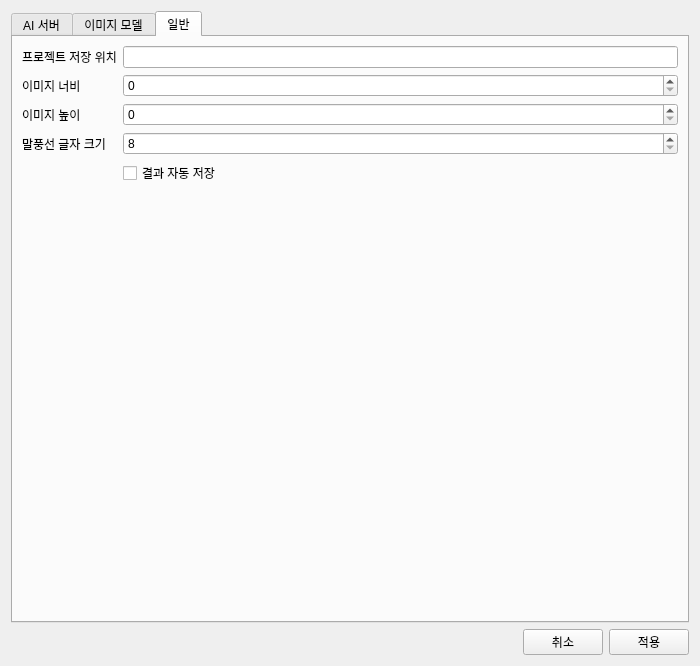
<?xml version="1.0" encoding="UTF-8"?>
<ui version="4.0">
 <class>SettingsWindow</class>
 <widget class="QDialog" name="SettingsWindow">
  <property name="geometry">
   <rect>
    <x>0</x>
    <y>0</y>
    <width>700</width>
    <height>666</height>
   </rect>
  </property>
  <property name="minimumSize">
   <size>
    <width>700</width>
    <height>620</height>
   </size>
  </property>
  <property name="windowTitle">
   <string>4cut Studio - 설정</string>
  </property>
  <layout class="QVBoxLayout" name="verticalLayout">
   <item>
    <widget class="QTabWidget" name="tabs">
     <property name="currentIndex">
      <number>2</number>
     </property>
     <widget class="QWidget" name="aiServerTab">
      <attribute name="title">
       <string>AI 서버</string>
      </attribute>
      <layout class="QVBoxLayout" name="aiServerLayout">
       <item>
        <widget class="QGroupBox" name="lmGroup">
         <property name="title">
          <string>LM Studio · 이야기/대사 생성</string>
         </property>
         <layout class="QFormLayout" name="lmForm">
          <item row="0" column="0">
           <widget class="QLabel" name="lmHostLabel">
            <property name="text">
             <string>서버 주소</string>
            </property>
           </widget>
          </item>
          <item row="0" column="1">
           <widget class="QLineEdit" name="lmHostEdit"/>
          </item>
          <item row="1" column="0">
           <widget class="QLabel" name="lmPortLabel">
            <property name="text">
             <string>포트</string>
            </property>
           </widget>
          </item>
          <item row="1" column="1">
           <widget class="QSpinBox" name="lmPortSpin">
            <property name="maximum">
             <number>65535</number>
            </property>
           </widget>
          </item>
          <item row="2" column="0">
           <widget class="QLabel" name="lmApiLabel">
            <property name="text">
             <string>API 경로</string>
            </property>
           </widget>
          </item>
          <item row="2" column="1">
           <widget class="QLineEdit" name="lmApiEdit"/>
          </item>
          <item row="3" column="0">
           <widget class="QLabel" name="lmModelLabel">
            <property name="text">
             <string>모델</string>
            </property>
           </widget>
          </item>
          <item row="3" column="1">
           <widget class="QComboBox" name="lmModelCombo">
            <property name="editable">
             <bool>true</bool>
            </property>
           </widget>
          </item>
          <item row="4" column="1">
           <widget class="QPushButton" name="lmTestButton">
            <property name="text">
             <string>연결 테스트</string>
            </property>
           </widget>
          </item>
          <item row="5" column="1">
           <widget class="QLabel" name="lmStatusLabel">
            <property name="text">
             <string>상태: 테스트 전</string>
            </property>
           </widget>
          </item>
         </layout>
        </widget>
       </item>
       <item>
        <widget class="QFrame" name="serverDivider">
         <property name="frameShape">
          <enum>QFrame::Shape::HLine</enum>
         </property>
         <property name="frameShadow">
          <enum>QFrame::Shadow::Sunken</enum>
         </property>
        </widget>
       </item>
       <item>
        <widget class="QGroupBox" name="comfyGroup">
         <property name="title">
          <string>ComfyUI · 이미지 생성</string>
         </property>
         <layout class="QFormLayout" name="comfyForm">
          <item row="0" column="0">
           <widget class="QLabel" name="comfyHostLabel">
            <property name="text">
             <string>서버 주소</string>
            </property>
           </widget>
          </item>
          <item row="0" column="1">
           <widget class="QLineEdit" name="comfyHostEdit"/>
          </item>
          <item row="1" column="0">
           <widget class="QLabel" name="comfyPortLabel">
            <property name="text">
             <string>포트</string>
            </property>
           </widget>
          </item>
          <item row="1" column="1">
           <widget class="QSpinBox" name="comfyPortSpin">
            <property name="maximum">
             <number>65535</number>
            </property>
           </widget>
          </item>
          <item row="2" column="0">
           <widget class="QLabel" name="comfyWorkflowLabel">
            <property name="text">
             <string>기본 Workflow</string>
            </property>
           </widget>
          </item>
          <item row="2" column="1">
           <layout class="QHBoxLayout" name="workflowLayout">
            <item>
             <widget class="QLineEdit" name="comfyWorkflowEdit"/>
            </item>
            <item>
             <widget class="QPushButton" name="browseWorkflowButton">
              <property name="text">
               <string>찾아보기</string>
              </property>
             </widget>
            </item>
           </layout>
          </item>
          <item row="3" column="1">
           <widget class="QPushButton" name="comfyTestButton">
            <property name="text">
             <string>연결 테스트</string>
            </property>
           </widget>
          </item>
          <item row="4" column="1">
           <widget class="QLabel" name="comfyStatusLabel">
            <property name="text">
             <string>상태: 테스트 전</string>
            </property>
           </widget>
          </item>
         </layout>
        </widget>
       </item>
       <item>
        <spacer name="serverSpacer">
         <property name="orientation">
          <enum>Qt::Orientation::Vertical</enum>
         </property>
         <property name="sizeType">
          <enum>QSizePolicy::Policy::Expanding</enum>
         </property>
         <property name="sizeHint" stdset="0">
          <size>
           <width>0</width>
           <height>0</height>
          </size>
         </property>
        </spacer>
       </item>
      </layout>
     </widget>
     <widget class="QWidget" name="imageModelTab">
      <attribute name="title">
       <string>이미지 모델</string>
      </attribute>
      <layout class="QHBoxLayout" name="imageModelMainLayout">
       <item>
        <layout class="QVBoxLayout" name="imageModelListLayout">
         <item>
          <widget class="QLabel" name="imageModelListLabel">
           <property name="text">
            <string>등록된 이미지 모델</string>
           </property>
          </widget>
         </item>
         <item>
          <widget class="QListWidget" name="imageModelList"/>
         </item>
         <item>
          <layout class="QHBoxLayout" name="imageModelButtonLayout">
           <item>
            <widget class="QPushButton" name="addImageModelButton">
             <property name="text">
              <string>+ 추가</string>
             </property>
            </widget>
           </item>
           <item>
            <widget class="QPushButton" name="removeImageModelButton">
             <property name="text">
              <string>삭제</string>
             </property>
            </widget>
           </item>
          </layout>
         </item>
        </layout>
       </item>
       <item>
        <layout class="QFormLayout" name="imageModelForm">
         <item row="0" column="0">
          <widget class="QLabel" name="label">
           <property name="text">
            <string>모델 이름</string>
           </property>
          </widget>
         </item>
         <item row="0" column="1">
          <widget class="QLineEdit" name="imageModelNameEdit"/>
         </item>
         <item row="1" column="0">
          <widget class="QLabel" name="label">
           <property name="text">
            <string>모델 파일</string>
           </property>
          </widget>
         </item>
         <item row="1" column="1">
          <layout class="QHBoxLayout" name="imageModelFileLayout">
           <item>
            <widget class="QLineEdit" name="imageModelFileEdit"/>
           </item>
           <item>
            <widget class="QPushButton" name="browseImageModelButton">
             <property name="text">
              <string>찾아보기</string>
             </property>
            </widget>
           </item>
          </layout>
         </item>
         <item row="2" column="0">
          <widget class="QLabel" name="label">
           <property name="text">
            <string>Workflow</string>
           </property>
          </widget>
         </item>
         <item row="2" column="1">
          <layout class="QHBoxLayout" name="imageModelWorkflowLayout">
           <item>
            <widget class="QLineEdit" name="imageModelWorkflowEdit"/>
           </item>
           <item>
            <widget class="QPushButton" name="browseImageModelWorkflowButton">
             <property name="text">
              <string>찾아보기</string>
             </property>
            </widget>
           </item>
          </layout>
         </item>
         <item row="3" column="0">
          <widget class="QLabel" name="label">
           <property name="text">
            <string>너비</string>
           </property>
          </widget>
         </item>
         <item row="3" column="1">
          <widget class="QSpinBox" name="imageModelWidthSpin">
           <property name="minimum">
            <number>64</number>
           </property>
           <property name="maximum">
            <number>4096</number>
           </property>
          </widget>
         </item>
         <item row="4" column="0">
          <widget class="QLabel" name="label">
           <property name="text">
            <string>높이</string>
           </property>
          </widget>
         </item>
         <item row="4" column="1">
          <widget class="QSpinBox" name="imageModelHeightSpin">
           <property name="minimum">
            <number>64</number>
           </property>
           <property name="maximum">
            <number>4096</number>
           </property>
          </widget>
         </item>
         <item row="5" column="0">
          <widget class="QLabel" name="label">
           <property name="text">
            <string>Steps</string>
           </property>
          </widget>
         </item>
         <item row="5" column="1">
          <widget class="QSpinBox" name="imageModelStepsSpin">
           <property name="minimum">
            <number>1</number>
           </property>
           <property name="maximum">
            <number>200</number>
           </property>
          </widget>
         </item>
         <item row="6" column="0">
          <widget class="QLabel" name="label">
           <property name="text">
            <string>CFG</string>
           </property>
          </widget>
         </item>
         <item row="6" column="1">
          <widget class="QDoubleSpinBox" name="imageModelCfgSpin">
           <property name="decimals">
            <number>2</number>
           </property>
           <property name="maximum">
            <double>30.000000000000000</double>
           </property>
           <property name="singleStep">
            <double>0.500000000000000</double>
           </property>
          </widget>
         </item>
         <item row="7" column="0">
          <widget class="QLabel" name="label">
           <property name="text">
            <string>Sampler</string>
           </property>
          </widget>
         </item>
         <item row="7" column="1">
          <widget class="QComboBox" name="imageModelSamplerCombo">
           <property name="editable">
            <bool>true</bool>
           </property>
          </widget>
         </item>
         <item row="8" column="0">
          <widget class="QLabel" name="label">
           <property name="text">
            <string>Scheduler</string>
           </property>
          </widget>
         </item>
         <item row="8" column="1">
          <widget class="QComboBox" name="imageModelSchedulerCombo">
           <property name="editable">
            <bool>true</bool>
           </property>
          </widget>
         </item>
         <item row="9" column="0">
          <widget class="QLabel" name="label">
           <property name="text">
            <string>Negative Prompt</string>
           </property>
          </widget>
         </item>
         <item row="9" column="1">
          <widget class="QPlainTextEdit" name="imageModelNegativeEdit"/>
         </item>
         <item row="10" column="1">
          <widget class="QPushButton" name="saveImageModelButton">
           <property name="text">
            <string>모델 정보 저장</string>
           </property>
          </widget>
         </item>
        </layout>
       </item>
      </layout>
     </widget>
     <widget class="QWidget" name="generalTab">
      <attribute name="title">
       <string>일반</string>
      </attribute>
      <layout class="QFormLayout" name="generalForm">
       <item row="0" column="0">
        <widget class="QLabel" name="label">
         <property name="text">
          <string>프로젝트 저장 위치</string>
         </property>
        </widget>
       </item>
       <item row="0" column="1">
        <widget class="QLineEdit" name="projectPathEdit"/>
       </item>
       <item row="1" column="0">
        <widget class="QLabel" name="label">
         <property name="text">
          <string>이미지 너비</string>
         </property>
        </widget>
       </item>
       <item row="1" column="1">
        <widget class="QSpinBox" name="widthSpin">
         <property name="maximum">
          <number>4096</number>
         </property>
        </widget>
       </item>
       <item row="2" column="0">
        <widget class="QLabel" name="label">
         <property name="text">
          <string>이미지 높이</string>
         </property>
        </widget>
       </item>
       <item row="2" column="1">
        <widget class="QSpinBox" name="heightSpin">
         <property name="maximum">
          <number>4096</number>
         </property>
        </widget>
       </item>
       <item row="3" column="0">
        <widget class="QLabel" name="label">
         <property name="text">
          <string>말풍선 글자 크기</string>
         </property>
        </widget>
       </item>
       <item row="3" column="1">
        <widget class="QSpinBox" name="bubbleFontSpin">
         <property name="minimum">
          <number>8</number>
         </property>
         <property name="maximum">
          <number>200</number>
         </property>
        </widget>
       </item>
       <item row="4" column="1">
        <widget class="QCheckBox" name="autoSaveCheck">
         <property name="layoutDirection">
          <enum>Qt::LayoutDirection::LeftToRight</enum>
         </property>
         <property name="text">
          <string>결과 자동 저장</string>
         </property>
        </widget>
       </item>
      </layout>
     </widget>
    </widget>
   </item>
   <item>
    <layout class="QHBoxLayout" name="buttonLayout">
     <item>
      <spacer name="buttonSpacer">
       <property name="orientation">
        <enum>Qt::Orientation::Horizontal</enum>
       </property>
       <property name="sizeType">
        <enum>QSizePolicy::Policy::Expanding</enum>
       </property>
       <property name="sizeHint" stdset="0">
        <size>
         <width>0</width>
         <height>0</height>
        </size>
       </property>
      </spacer>
     </item>
     <item>
      <widget class="QPushButton" name="cancelButton">
       <property name="text">
        <string>취소</string>
       </property>
      </widget>
     </item>
     <item>
      <widget class="QPushButton" name="applyButton">
       <property name="text">
        <string>적용</string>
       </property>
      </widget>
     </item>
    </layout>
   </item>
  </layout>
 </widget>
 <resources/>
 <connections/>
</ui>
